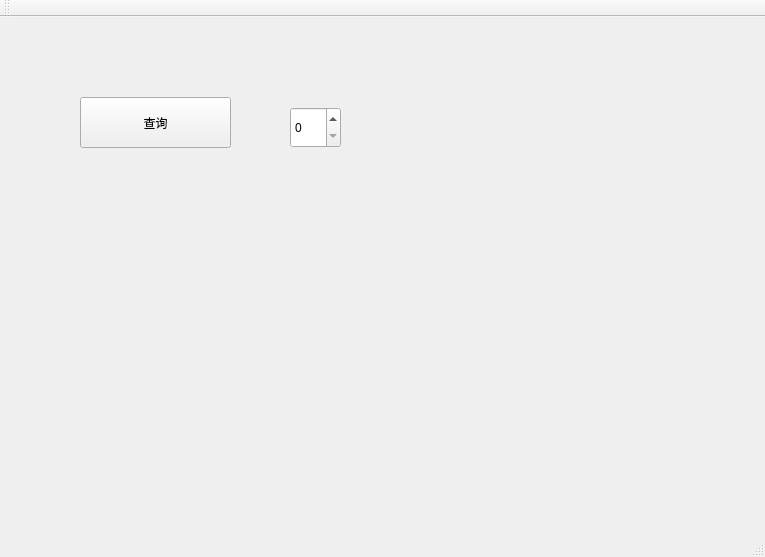
<?xml version="1.0" encoding="UTF-8"?>
<ui version="4.0">
 <class>MainWindow</class>
 <widget class="QMainWindow" name="MainWindow">
  <property name="geometry">
   <rect>
    <x>0</x>
    <y>0</y>
    <width>765</width>
    <height>557</height>
   </rect>
  </property>
  <property name="windowTitle">
   <string>MainWindow</string>
  </property>
  <widget class="QWidget" name="centralWidget">
   <widget class="QPushButton" name="pushButton">
    <property name="geometry">
     <rect>
      <x>80</x>
      <y>80</y>
      <width>151</width>
      <height>51</height>
     </rect>
    </property>
    <property name="text">
     <string>查询</string>
    </property>
   </widget>
   <widget class="QSpinBox" name="spinBox">
    <property name="geometry">
     <rect>
      <x>290</x>
      <y>90</y>
      <width>51</width>
      <height>41</height>
     </rect>
    </property>
   </widget>
  </widget>
  <widget class="QMenuBar" name="menuBar">
   <property name="geometry">
    <rect>
     <x>0</x>
     <y>0</y>
     <width>765</width>
     <height>26</height>
    </rect>
   </property>
  </widget>
  <widget class="QToolBar" name="mainToolBar">
   <attribute name="toolBarArea">
    <enum>TopToolBarArea</enum>
   </attribute>
   <attribute name="toolBarBreak">
    <bool>false</bool>
   </attribute>
  </widget>
  <widget class="QStatusBar" name="statusBar"/>
 </widget>
 <layoutdefault spacing="6" margin="11"/>
 <resources/>
 <connections/>
</ui>
